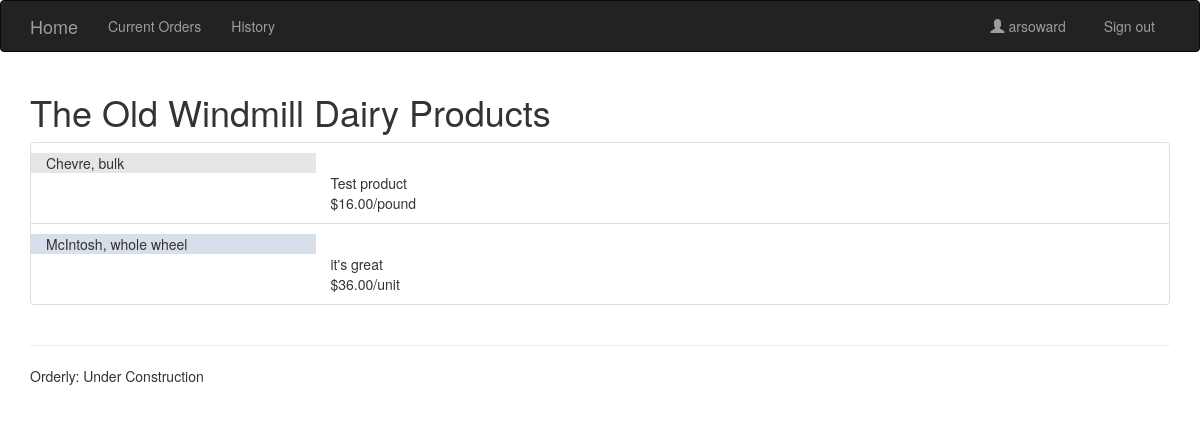
Screenshot of /owd/products/ (signed in) with the database file from the repository.
### orders/models.py (models this page shows, shortened)
class Business(models.Model):
  business_name = models.CharField(max_length=60)
  contact_name = models.CharField(max_length=60)
  website = models.URLField(max_length=200, blank=True)
  email = models.EmailField(max_length=254, blank=True)
  phone = models.CharField(max_length=15, blank=True)
  address = models.CharField(max_length=260, blank=True)
  about = models.TextField(max_length=600, null=True, default=None)
  account = models.OneToOneField(userModels.Account, related_name='business', null=True, default=None, on_delete=models.CASCADE)
  picture = models.OneToOneField(userModels.Picture, related_name='business', blank=True, null=True, on_delete=models.CASCADE)
  class Meta:
      verbose_name_plural = "businesses"

class Product(models.Model):
  name = models.CharField(max_length=200, unique=True)
  description = models.TextField(max_length=600, blank=True)
  vendor = models.ForeignKey(Business, on_delete=models.CASCADE, default=None, related_name='products')
  price = models.DecimalField(max_digits=5, decimal_places=2, default=1.00)
  unit = models.CharField(max_length=11, default='unit') #I want unit and price to be associated in pairs that the user creates.
  picture = models.OneToOneField(userModels.Picture, related_name='product', blank=True, null=True, on_delete=models.CASCADE)

### orders/views.py (the view)
# urls.py: path('<slug:slug>/products/', views.productList, name='products'),
@login_required
def productList(request, slug):
  business = get_object_or_404(Business, account__slug=slug)
  list = business.products.all;
  context = {'business': business, 'list': list}
  return render(request, 'orders/products.html', context)

### orders/templates/orders/products.html
{% extends 'list.html' %}
{% load bootstrap3 %}
{% block title %}
    {{ business.business_name }} Products
{% endblock %}
{% block itemTitle %}
    {{ item.name }}
{% endblock %}
{% block itemContent %}
      <br/>{{ item.description }}
      <br/>${{ item.price }}/{{ item.unit }}
{% endblock %}

### shared_templates/list.html (shortened to what this page needs)
{% extends 'base.html' %}
{% block content %}
  <div class="container">
    <h1>{% block title %} Orderly {% endblock %}</h1>
    <ul class="list-group">
    {% for item in list %}
    <li class="list-group-item">
      <div class="row row-eq-height {% cycle 'row1' 'row2' %}">
        <div class="col-12 col-md-3 rowTitle">
          {% block itemTitle %}{% endblock %}
        </div>
        <div class="col-12 col-md-9">
          {% block itemContent %}{% endblock %}
        </div>
      </div>
    </li>
    {% empty %}
      <div class="row row1">
        <div class="col">
          <p> Nothing to show. </p>
        </div>
      </div>
    {% endfor %}
    </ul>
  </div>
{% endblock %}

### shared_templates/base.html (shortened to what this page needs)
{% load static from staticfiles %}
{% load bootstrap3 %}
<!DOCTYPE html>
<html lang="en">
  <head>
    {% bootstrap_css %}
    <link rel="stylesheet" href="http://code.jquery.com/ui/1.8.18/themes/base/jquery-ui.css" type="text/css" media="all"/>
    <link href="{% static 'orders/css/orders.css' %}" rel="stylesheet">
  </head>
<body>
  <div class="wrapper">
    <div class="navbar navbar-inverse">
      <div class="container">
        <div class="navbar-header">
          <a class="navbar-brand" href="{% url 'users:index' %}">Home</a>
        </div>
        <div class="navbar-collapse collapse">
          <ul class="nav navbar-nav">
            <li class=""><a href="{% url 'orders:orders' %}">Current Orders</a></li>
            <li class=""><a href="{% url 'orders:history' %}">History</a></li>
          </ul>
          {% block nav_user %}
            {% if user.is_authenticated %}
              <ul class="nav navbar-nav navbar-right">
                <li id="nav-username"><a href="{% url 'orders:index' %}">
                  <span class="glyphicon glyphicon-user"></span>  {{ user.get_username }} &nbsp; </a>
                </li>
                <li>
                  <a href="{% url 'logout' %}">Sign out</a>
                </li>
              </ul>
            {% endif %}
          {% endblock %}
        </div>
      </div>
    </div>
{% block content %}
{% endblock %}
  </div> {% comment %} wrapper ends {% endcomment %}
  <div id="page-footer">
	<div class="container">
	  <footer>
		<hr />
		<p>Orderly: Under Construction</p>
	  </footer>
    </div>
  </div>
</body>
</html>

### orders/static/orders/css/orders.css (style rules this page uses)
.row1 .rowTitle { background-color: rgba(124, 124, 124, 0.19); }
.row2 .rowTitle { background-color: rgba(168, 188, 210, 0.46); }
a { color: #383838; }

### rows the page displays
Business: business_name "The Old Windmill Dairy"
Product: name "Chevre, bulk", description "Test product", price "16.00", unit "pound"
Product: name "McIntosh, whole wheel", description "it's great", price "36.00", unit "unit"

### other values shown
{{ user.get_username }} "arsoward"
